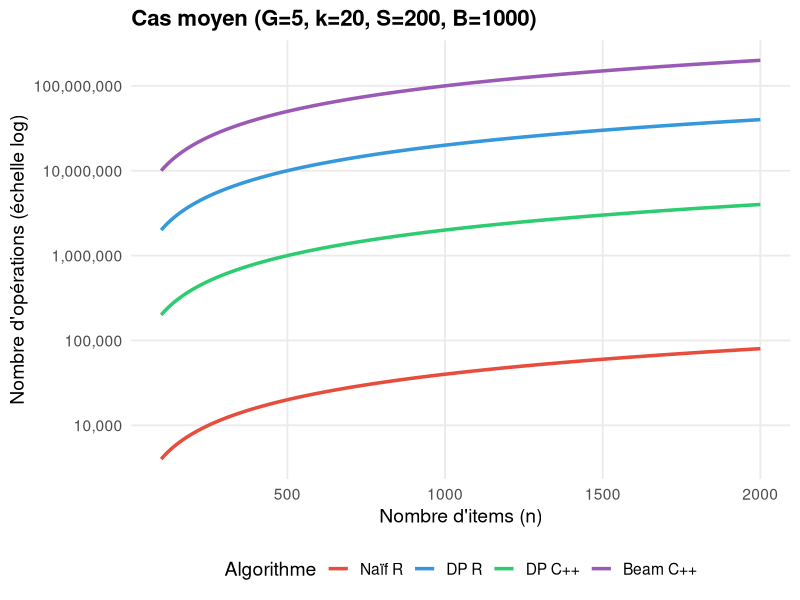
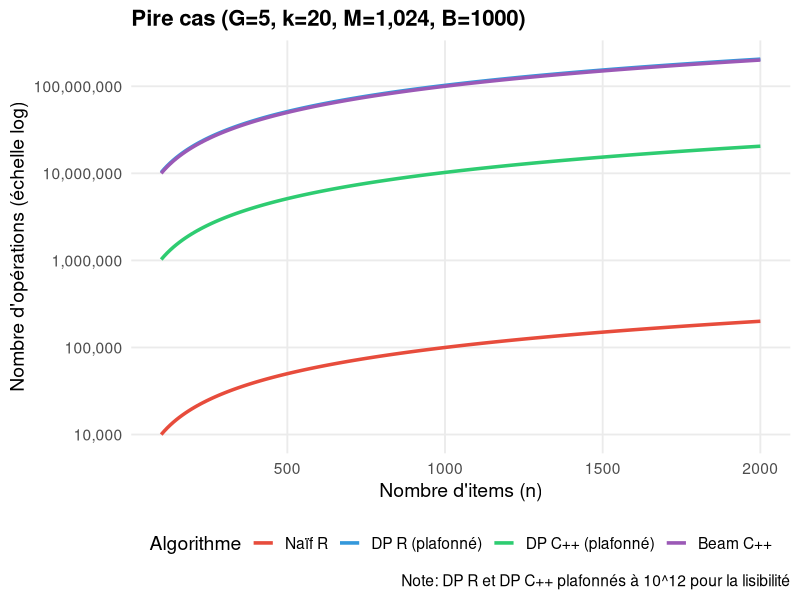
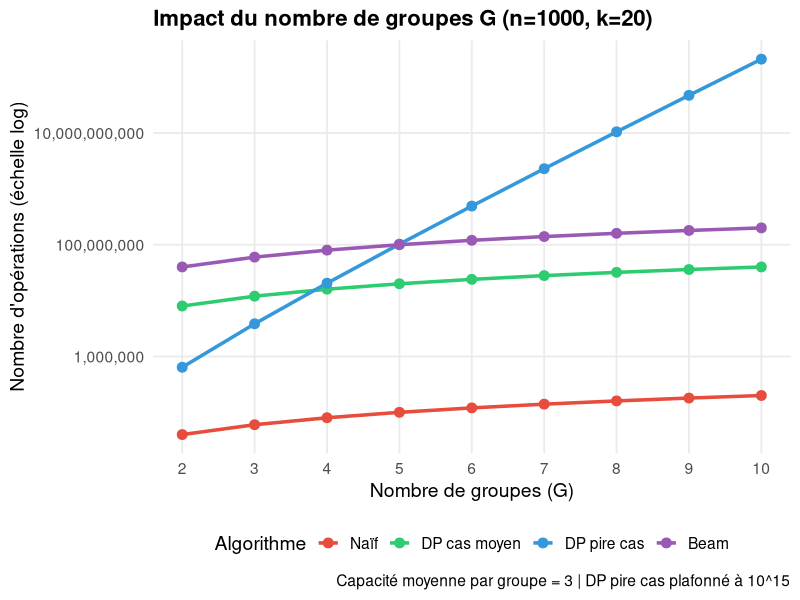

These charts were generated, in order, by the following R code:
## ---- chunk 1
knitr::opts_chunk$set(echo = TRUE)
## ---- chunk 2
library(ggplot2)
library(dplyr)
library(tidyr)
library(scales)

# Paramètres de simulation
n_values <- seq(100, 2000, length.out = 200)
G <- 5
k <- 20
g_bar <- 2  # nombre moyen de groupes par item
S <- 200    # États moyens atteints
B <- 1000   # Beam size
M <- (3+1)^G  # Pire cas avec cap_g = 3 pour chaque groupe

# === CAS MOYEN ===
df_moyen <- data.frame(
  n = n_values,
  Naive = k * n_values * g_bar,
  DP_R = S * n_values * k * G,
  DP_Cpp = S * n_values * k * G / 10,  # Facteur constant 10x plus petit
  Beam = n_values * log(n_values) + B * n_values * k * G
)

df_moyen_long <- df_moyen %>%
  pivot_longer(-n, names_to = "algo", values_to = "operations") %>%
  mutate(algo = factor(algo, levels = c("Naive", "DP_R", "DP_Cpp", "Beam")))

p1 <- ggplot(df_moyen_long, aes(x = n, y = operations, color = algo)) +
  geom_line(size = 1.2) +
  scale_y_log10(
    labels = comma,
    breaks = 10^(3:10)
  ) +
  scale_color_manual(
    values = c(
      "Naive" = "#E74C3C",
      "DP_R" = "#3498DB",
      "DP_Cpp" = "#2ECC71",
      "Beam" = "#9B59B6"
    ),
    labels = c(
      "Naive" = "Naïf R",
      "DP_R" = "DP R",
      "DP_Cpp" = "DP C++",
      "Beam" = "Beam C++"
    )
  ) +
  theme_minimal(base_size = 14) +
  theme(
    legend.position = "bottom",
    plot.title = element_text(face = "bold", size = 16),
    panel.grid.minor = element_blank()
  ) +
  labs(
    title = sprintf("Cas moyen (G=%d, k=%d, S=%d, B=%d)", G, k, S, B),
    x = "Nombre d'items (n)",
    y = "Nombre d'opérations (échelle log)",
    color = "Algorithme"
  )

# === PIRE CAS ===
df_pire <- data.frame(
  n = n_values,
  Naive = k * n_values * G,
  DP_R = pmin(M * n_values * k * G, 1e12),  # Limité pour visibilité
  DP_Cpp = pmin(M * n_values * k * G / 10, 1e12),
  Beam = n_values * log(n_values) + B * n_values * k * G
)

df_pire_long <- df_pire %>%
  pivot_longer(-n, names_to = "algo", values_to = "operations") %>%
  mutate(algo = factor(algo, levels = c("Naive", "DP_R", "DP_Cpp", "Beam")))

p2 <- ggplot(df_pire_long, aes(x = n, y = operations, color = algo)) +
  geom_line(size = 1.2) +
  scale_y_log10(
    labels = comma,
    breaks = 10^(3:12)
  ) +
  scale_color_manual(
    values = c(
      "Naive" = "#E74C3C",
      "DP_R" = "#3498DB",
      "DP_Cpp" = "#2ECC71",
      "Beam" = "#9B59B6"
    ),
    labels = c(
      "Naive" = "Naïf R",
      "DP_R" = "DP R (plafonné)",
      "DP_Cpp" = "DP C++ (plafonné)",
      "Beam" = "Beam C++"
    )
  ) +
  theme_minimal(base_size = 14) +
  theme(
    legend.position = "bottom",
    plot.title = element_text(face = "bold", size = 16),
    panel.grid.minor = element_blank()
  ) +
  labs(
    title = sprintf("Pire cas (G=%d, k=%d, M=%s, B=%d)", G, k, comma(M), B),
    x = "Nombre d'items (n)",
    y = "Nombre d'opérations (échelle log)",
    color = "Algorithme",
    caption = "Note: DP R et DP C++ plafonnés à 10^12 pour la lisibilité"
  )

# Afficher les graphiques
print(p1)
print(p2)
## ---- chunk 3
library(ggplot2)
library(dplyr)
library(tidyr)
library(scales)

# Paramètres fixes
n <- 1000
k <- 20
S <- 200
B <- 1000
cap <- 3  # capacité moyenne par groupe

# Variation de G
G_values <- 2:10

# Calcul de M pour chaque G
M_values <- (cap + 1)^G_values

df_impact <- data.frame(
  G = G_values,
  M = M_values,
  Naive = k * n * G_values,
  DP_moyen = S * n * k * G_values,
  DP_pire = M_values * n * k * G_values,
  Beam = B * n * k * G_values
)

# On limite DP_pire pour la visualisation
df_impact$DP_pire_display <- pmin(df_impact$DP_pire, 1e15)

df_impact_long <- df_impact %>%
  select(G, Naive, DP_moyen, DP_pire_display, Beam) %>%
  pivot_longer(-G, names_to = "algo", values_to = "operations") %>%
  mutate(
    algo = factor(
      algo,
      levels = c("Naive", "DP_moyen", "DP_pire_display", "Beam"),
      labels = c("Naïf", "DP cas moyen", "DP pire cas", "Beam")
    )
  )

ggplot(df_impact_long, aes(x = G, y = operations, color = algo)) +
  geom_line(size = 1.2) +
  geom_point(size = 3) +
  scale_y_log10(
    labels = comma,
    breaks = 10^seq(4, 16, by = 2)
  ) +
  scale_x_continuous(breaks = G_values) +
  scale_color_manual(
    values = c(
      "Naïf" = "#E74C3C",
      "DP cas moyen" = "#2ECC71",
      "DP pire cas" = "#3498DB",
      "Beam" = "#9B59B6"
    )
  ) +
  theme_minimal(base_size = 14) +
  theme(
    legend.position = "bottom",
    plot.title = element_text(face = "bold", size = 16),
    panel.grid.minor = element_blank()
  ) +
  labs(
    title = sprintf("Impact du nombre de groupes G (n=%d, k=%d)", n, k),
    x = "Nombre de groupes (G)",
    y = "Nombre d'opérations (échelle log)",
    color = "Algorithme",
    caption = sprintf("Capacité moyenne par groupe = %d | DP pire cas plafonné à 10^15", cap)
  )
## ---- chunk 4

